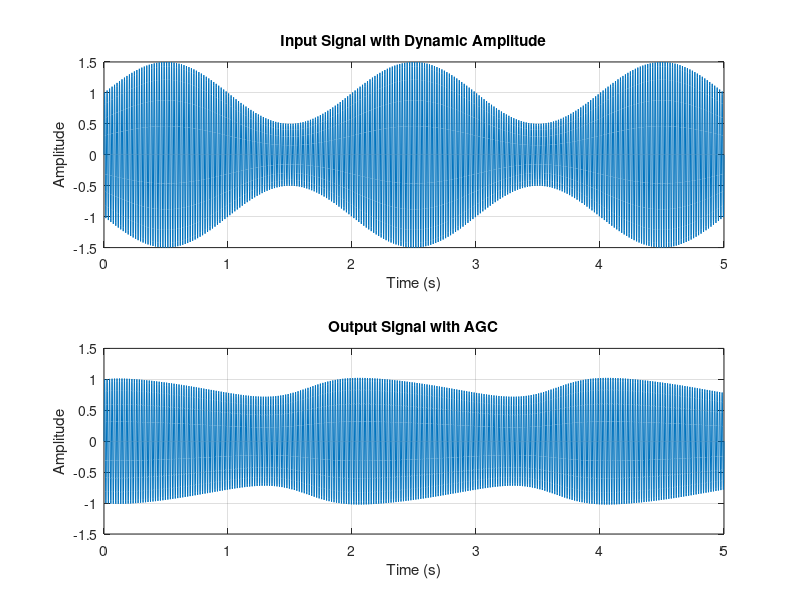

Source code (MATLAB):
% =========================================================================
%  Automatic Gain Control (AGC)
%  -------------------------------------------------------------------------
%  Demonstrates a simple AGC loop that automatically adjusts the gain of a
%  dynamically-varying input signal to keep its amplitude near a reference
%  level (V_ref).
% =========================================================================

clc;        % Clear the command window
clear all;  % Remove all variables from the workspace
close all;  % Close all open figure windows

%% 1. Generate a Dynamic Test Signal
% -------------------------------------------------------------------------
Fs           = 1000;                  % Sampling frequency in Hz
t            = 0:1/Fs:5;              % 5-second time vector
carrier_freq = 50;                    % Carrier frequency in Hz

% Create a time-varying amplitude envelope (varies between 0.5 and 1.5)
envelope = 1 + 0.5 * sin(2*pi*0.5*t);

% Generate the dynamic signal (carrier scaled by the envelope)
input_signal = envelope .* (1 * sin(2*pi*carrier_freq*t));

%% 2. AGC Algorithm
% -------------------------------------------------------------------------
V_ref         = 0.5;                        % Desired output amplitude
gain          = 1;                          % Initial gain
output_signal = zeros(size(input_signal));  % Pre-allocate output buffer

% AGC Loop
for n = 1:length(input_signal)

    % Get the absolute value (envelope estimate)
    envelope_est = abs(input_signal(n));

    % Avoid division by zero for an ideal case
    if envelope_est < 1e-6
        gain_update = 1;
    else
        gain_update = V_ref / envelope_est;
    end

    % Update the gain with a smoothing factor (simple low-pass filter)
    gain = 0.99 * gain + 0.01 * gain_update;

    % Apply the gain to the input signal
    output_signal(n) = gain * input_signal(n);

end

%% 3. Plotting the Results
% -------------------------------------------------------------------------
figure;

% --- Input signal ---
subplot(2, 1, 1);
plot(t, input_signal);
title('Input Signal with Dynamic Amplitude');
xlabel('Time (s)');
ylabel('Amplitude');
grid on;

% --- Output signal (after AGC) ---
subplot(2, 1, 2);
plot(t, output_signal);
title('Output Signal with AGC');
xlabel('Time (s)');
ylabel('Amplitude');
grid on;
